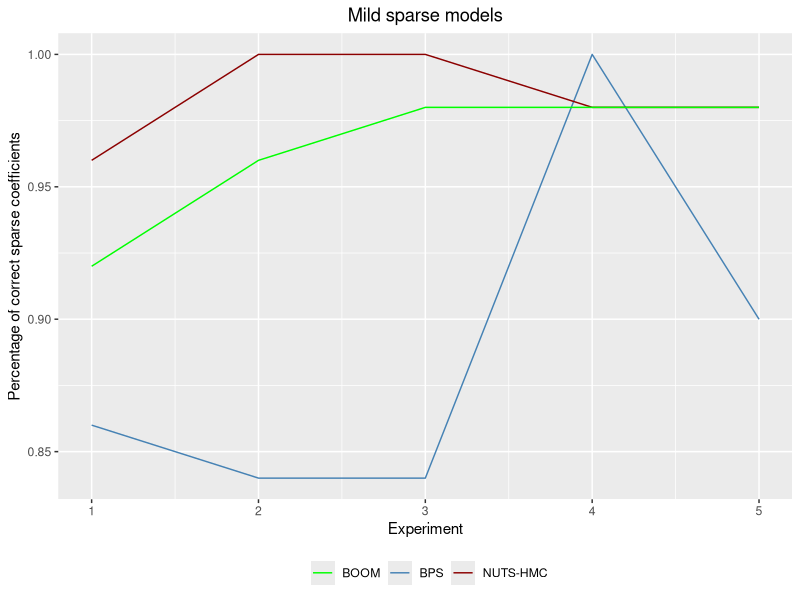

The R source for this figure:
# plot by number of dimensions
library(ggplot2)

sparsity_bk_d50_smed = read.csv("sparsity_bk_d50_smed.csv")
sparsity_bps_d50_smed = read.csv("sparsity_bps_d50_smed.csv")
sparsity_hmc_d50_smed = read.csv("sparsity_hmc_d50_smed.csv")

experiment = c(1, 2, 3, 4, 5)

df = data.frame(experiment, bk = sparsity_bk_d50_smed$X0, bps = sparsity_bps_d50_smed$X0, hmc = sparsity_hmc_d50_smed$X0)

#plot 
png("sparsity_smed.png", units="in", width=5, height=5, res=600)
ggplot(df, aes(x=experiment)) + 
  geom_line(aes(y = bps, color="BPS")) + 
  geom_line(aes(y = hmc, color="NUTS-HMC")) +
  geom_line(aes(y = bk,  color = "BOOM")) + 
  xlab("Experiment") + 
  ggtitle("Mild sparse models")+ 
  theme(plot.title = element_text(hjust = 0.5), legend.position="bottom") + 
  ylab("Percentage of correct sparse coefficients")+
  scale_colour_manual("", 
                      values = c("BOOM"="green", "BPS"="steelblue", 
                                 "NUTS-HMC"="darkred")) 
dev.off()
